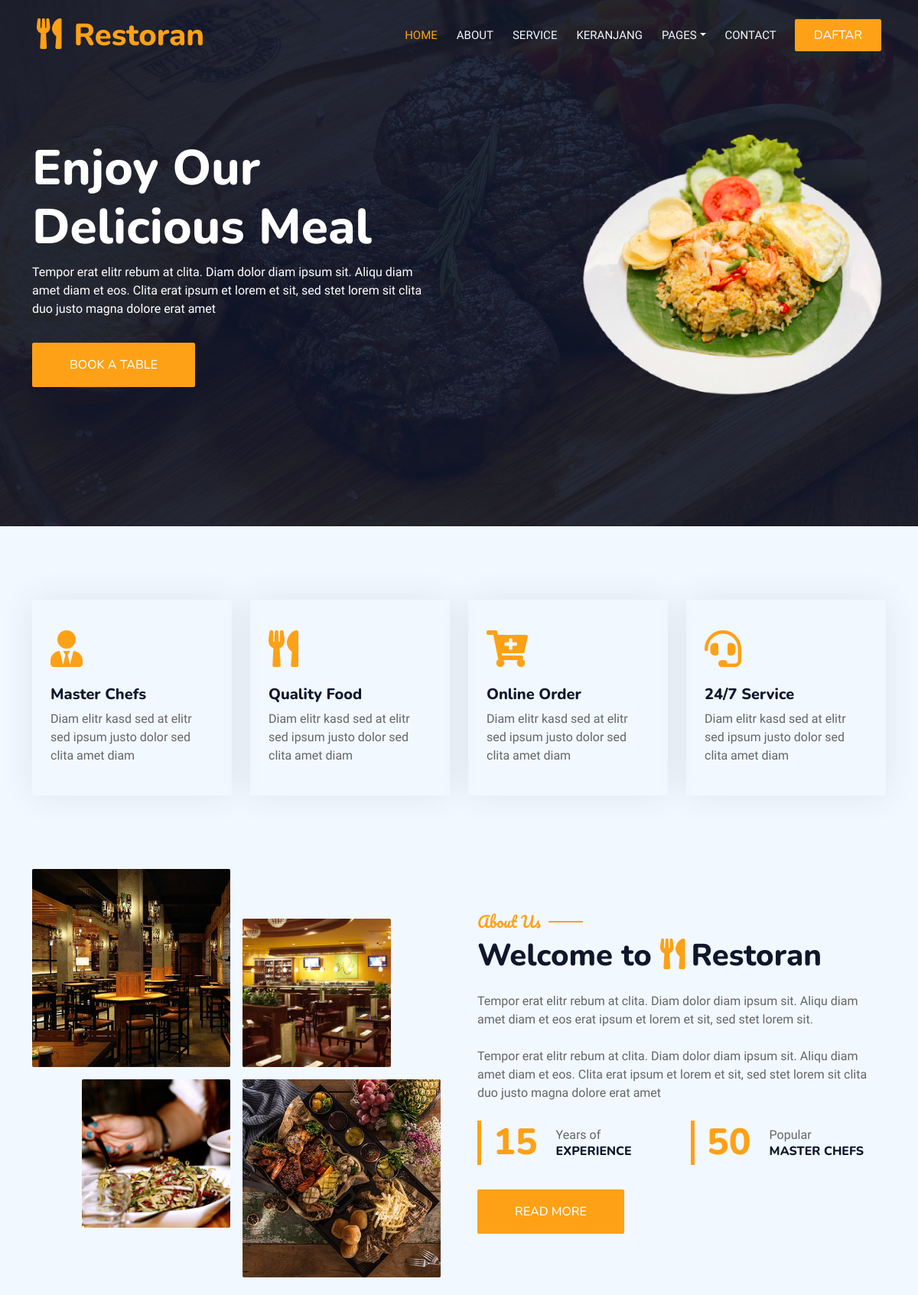
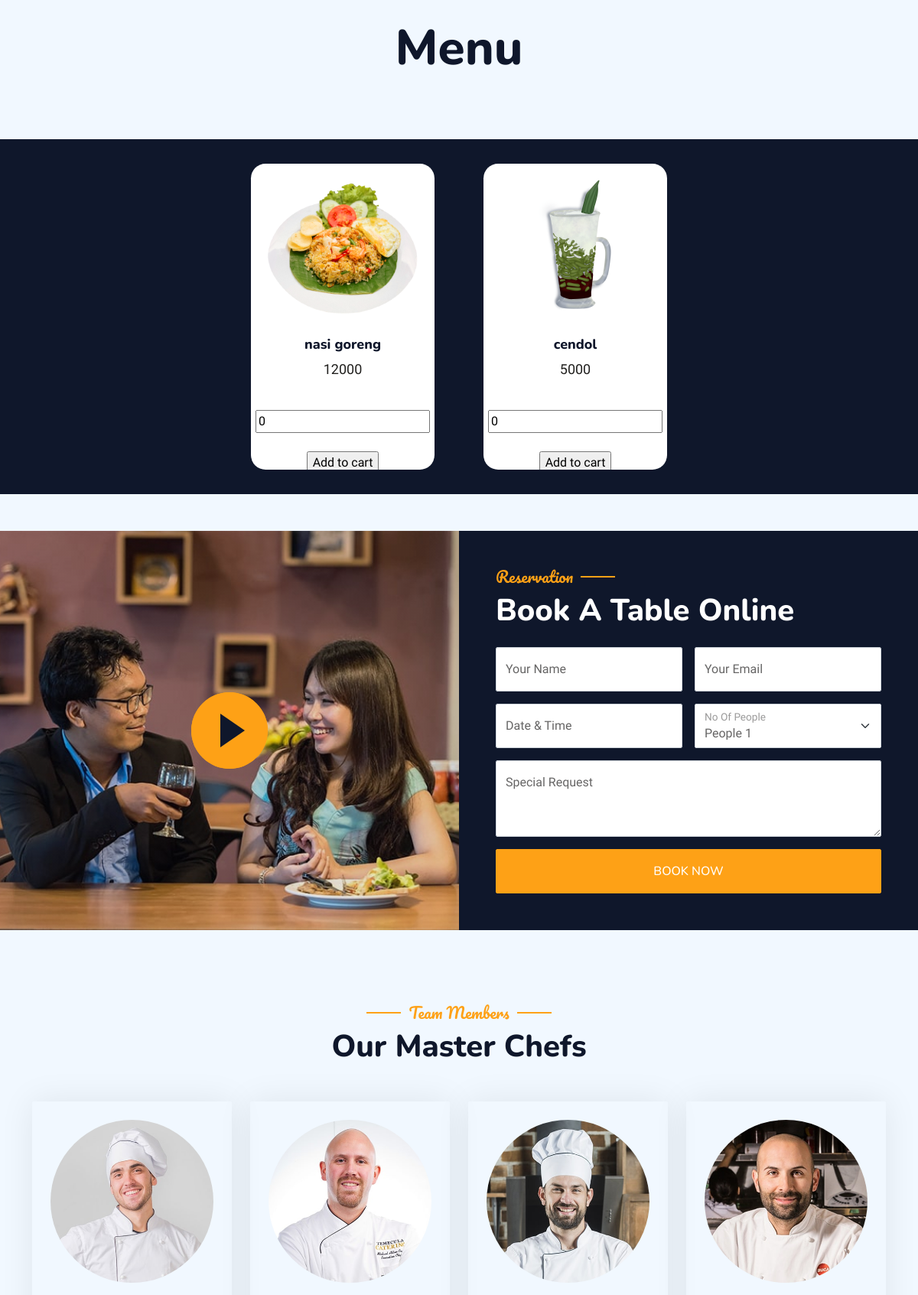
The page / (upper part) on the database its author committed (2 pictures, top to bottom).
### tables this page shows
CREATE TABLE `produk` (
  `id_produk` int(11) NOT NULL,
  `nama` varchar(30) NOT NULL,
  `stok` varchar(30) NOT NULL,
  `harga` varchar(30) NOT NULL,
  `image` text NOT NULL
);

### index.php (the view, shortened to what this page needs)
<!DOCTYPE html>
<html lang="en">
<head>
    <link href="https://cdnjs.cloudflare.com/ajax/libs/font-awesome/5.10.0/css/all.min.css" rel="stylesheet">
    <link href="https://cdn.jsdelivr.net/npm/bootstrap-icons@1.4.1/font/bootstrap-icons.css" rel="stylesheet">
    <link href="lib/animate/animate.min.css" rel="stylesheet">
    <link href="lib/owlcarousel/assets/owl.carousel.min.css" rel="stylesheet">
    <link href="lib/tempusdominus/css/tempusdominus-bootstrap-4.min.css" rel="stylesheet" />
    <link href="css/bootstrap.min.css" rel="stylesheet">
    <link href="css/style.css" rel="stylesheet">
</head>
<body>
        <div class="container-xxl position-relative p-0">
            <nav class="navbar navbar-expand-lg navbar-dark bg-dark px-4 px-lg-5 py-3 py-lg-0">
                <a href="" class="navbar-brand p-0">
                    <h1 class="text-primary m-0"><i class="fa fa-utensils me-3"></i>Restoran</h1>
                </a>
                <div class="collapse navbar-collapse" id="navbarCollapse">
                    <div class="navbar-nav ms-auto py-0 pe-4">
                        <a href="index.html" class="nav-item nav-link active">Home</a>
                        <a href="#about" class="nav-item nav-link">About</a>
                        <a href="service.html" class="nav-item nav-link">Service</a>
                        <a href="loginuser.php" class="nav-item nav-link">Keranjang</a>
                        <div class="nav-item dropdown">
                            <a href="#" class="nav-link dropdown-toggle" data-bs-toggle="dropdown">Pages</a>
                        </div>
                        <a href="#contact" class="nav-item nav-link">Contact</a>
                    </div>
                    <a href="daftaruser.php" class="btn btn-primary py-2 px-4">Daftar</a>
                </div>
            </nav>
            <div class="container-xxl py-5 bg-dark hero-header mb-5">
                <div class="container my-5 py-5">
                    <div class="row align-items-center g-5">
                        <div class="col-lg-6 text-center text-lg-start">
                            <h1 class="display-3 text-white animated slideInLeft">Enjoy Our<br>Delicious Meal</h1>
                            <p class="text-white animated slideInLeft mb-4 pb-2">Tempor erat elitr rebum at clita. Diam dolor diam ipsum sit. Aliqu diam amet diam et eos. Clita erat ipsum et lorem et sit, sed stet lorem sit clita duo justo magna dolore erat amet</p>
                            <a href="" class="btn btn-primary py-sm-3 px-sm-5 me-3 animated slideInLeft">Book A Table</a>
                        </div>
                        <div class="col-lg-6 text-center text-lg-end overflow-hidden">
                            <img class="img-fluid" src="bahanimg/nasigoreng.png" alt="">
                        </div>
                    </div>
                </div>
            </div>
        </div>
        <div class="container-xxl py-5">
            <div class="container">
                <div class="row g-4">
                    <div class="col-lg-3 col-sm-6 wow fadeInUp" data-wow-delay="0.1s">
                        <div class="service-item rounded pt-3">
                            <div class="p-4">
                                <i class="fa fa-3x fa-user-tie text-primary mb-4"></i>
                                <h5>Master Chefs</h5>
                                <p>Diam elitr kasd sed at elitr sed ipsum justo dolor sed clita amet diam</p>
                            </div>
                        </div>
                    </div>
                    <div class="col-lg-3 col-sm-6 wow fadeInUp" data-wow-delay="0.3s">
                        <div class="service-item rounded pt-3">
                            <div class="p-4">
                                <i class="fa fa-3x fa-utensils text-primary mb-4"></i>
                                <h5>Quality Food</h5>
                                <p>Diam elitr kasd sed at elitr sed ipsum justo dolor sed clita amet diam</p>
                            </div>
                        </div>
                    </div>
                    <div class="col-lg-3 col-sm-6 wow fadeInUp" data-wow-delay="0.5s">
                        <div class="service-item rounded pt-3">
                            <div class="p-4">
                                <i class="fa fa-3x fa-cart-plus text-primary mb-4"></i>
                                <h5>Online Order</h5>
                                <p>Diam elitr kasd sed at elitr sed ipsum justo dolor sed clita amet diam</p>
                            </div>
                        </div>
                    </div>
                    <div class="col-lg-3 col-sm-6 wow fadeInUp" data-wow-delay="0.7s">
                        <div class="service-item rounded pt-3">
                            <div class="p-4">
                                <i class="fa fa-3x fa-headset text-primary mb-4"></i>
                                <h5>24/7 Service</h5>
                                <p>Diam elitr kasd sed at elitr sed ipsum justo dolor sed clita amet diam</p>
                            </div>
                        </div>
                    </div>
                </div>
            </div>
        </div>
        <div class="container-xxl py-5" id="about">
            <div class="container">
                <div class="row g-5 align-items-center">
                    <div class="col-lg-6">
                        <div class="row g-3">
                            <div class="col-6 text-start">
                                <img class="img-fluid rounded w-100 wow zoomIn" data-wow-delay="0.1s" src="img/about-1.jpg">
                            </div>
                            <div class="col-6 text-start">
                                <img class="img-fluid rounded w-75 wow zoomIn" data-wow-delay="0.3s" src="img/about-2.jpg" style="margin-top: 25%;">
                            </div>
                            <div class="col-6 text-end">
                                <img class="img-fluid rounded w-75 wow zoomIn" data-wow-delay="0.5s" src="img/about-3.jpg">
                            </div>
                            <div class="col-6 text-end">
                                <img class="img-fluid rounded w-100 wow zoomIn" data-wow-delay="0.7s" src="img/about-4.jpg">
                            </div>
                        </div>
                    </div>
                    <div class="col-lg-6">
                        <h5 class="section-title ff-secondary text-start text-primary fw-normal">About Us</h5>
                        <h1 class="mb-4">Welcome to <i class="fa fa-utensils text-primary me-2"></i>Restoran</h1>
                        <p class="mb-4">Tempor erat elitr rebum at clita. Diam dolor diam ipsum sit. Aliqu diam amet diam et eos erat ipsum et lorem et sit, sed stet lorem sit.</p>
                        <p class="mb-4">Tempor erat elitr rebum at clita. Diam dolor diam ipsum sit. Aliqu diam amet diam et eos. Clita erat ipsum et lorem et sit, sed stet lorem sit clita duo justo magna dolore erat amet</p>
                        <div class="row g-4 mb-4">
                            <div class="col-sm-6">
                                <div class="d-flex align-items-center border-start border-5 border-primary px-3">
                                    <h1 class="flex-shrink-0 display-5 text-primary mb-0" data-toggle="counter-up">15</h1>
                                    <div class="ps-4">
                                        <p class="mb-0">Years of</p>
                                        <h6 class="text-uppercase mb-0">Experience</h6>
                                    </div>
                                </div>
                            </div>
                            <div class="col-sm-6">
                                <div class="d-flex align-items-center border-start border-5 border-primary px-3">
                                    <h1 class="flex-shrink-0 display-5 text-primary mb-0" data-toggle="counter-up">50</h1>
                                    <div class="ps-4">
                                        <p class="mb-0">Popular</p>
                                        <h6 class="text-uppercase mb-0">Master Chefs</h6>
                                    </div>
                                </div>
                            </div>
                        </div>
                        <a class="btn btn-primary py-3 px-5 mt-2" href="">Read More</a>
                    </div>
                </div>
            </div>
        </div>
        <div class="layanan-card" id="menu">
            <h2>Menu</h2>
        <section class="products">
        <div class="all-products">
        <?php
        include "koneksi.php";
        $query="SELECT  * FROM produk";
        $result = mysqli_query($koneksi,$query);
        while($data=mysqli_fetch_array($result)){?>
                <div class="product">
                    <img src="bahanimg/<?=$data['image']?>">
                    <div class="product-info">
                        <h4 class="product-title"><?=$data['nama']?>
                        </h4>
                        <p class="product-price"><?=$data['harga']?></p>
                    </div>
                    <form action="cart.php?id=<?=$data['id_produk']?>" method="post">
                <br><center><input type="number" name="quantity" value="0"></center><br>
                <input type="submit" class="read-more" name="add" value="Add to cart">
                </form>
                </div>
        <?php  }?>
        </div>
        </section>
        </div>
        <div class="container-xxl py-5 px-0 wow fadeInUp" data-wow-delay="0.1s">
            <div class="row g-0">
                <div class="col-md-6">
                    <div class="video">
                        <button type="button" class="btn-play" data-bs-toggle="modal" data-src="https://www.youtube.com/embed/DWRcNpR6Kdc" data-bs-target="#videoModal">
                            <span></span>
                        </button>
                    </div>
                </div>
                <div class="col-md-6 bg-dark d-flex align-items-center">
                    <div class="p-5 wow fadeInUp" data-wow-delay="0.2s">
                        <h5 class="section-title ff-secondary text-start text-primary fw-normal">Reservation</h5>
                        <h1 class="text-white mb-4">Book A Table Online</h1>
                        <form>
                            <div class="row g-3">
                                <div class="col-md-6">
                                    <div class="form-floating">
                                        <input type="text" class="form-control" id="name" placeholder="Your Name">
                                        <label for="name">Your Name</label>
                                    </div>
                                </div>
                                <div class="col-md-6">
                                    <div class="form-floating">
                                        <input type="email" class="form-control" id="email" placeholder="Your Email">
                                        <label for="email">Your Email</label>
                                    </div>
                                </div>
                                <div class="col-md-6">
                                    <div class="form-floating date" id="date3" data-target-input="nearest">
                                        <input type="text" class="form-control datetimepicker-input" id="datetime" placeholder="Date & Time" data-target="#date3" data-toggle="datetimepicker" />
                                        <label for="datetime">Date & Time</label>
                                    </div>
                                </div>
                                <div class="col-md-6">
                                    <div class="form-floating">
                                        <select class="form-select" id="select1">
                                          <option value="1">People 1</option>
                                        </select>
                                        <label for="select1">No Of People</label>
                                      </div>
                                </div>
                                <div class="col-12">
                                    <div class="form-floating">
                                        <textarea class="form-control" placeholder="Special Request" id="message" style="height: 100px"></textarea>
                                        <label for="message">Special Request</label>
                                    </div>
                                </div>
                                <div class="col-12">
                                    <button class="btn btn-primary w-100 py-3" type="submit">Book Now</button>
                                </div>
                            </div>
                        </form>
                    </div>
                </div>
            </div>
        </div>
        <div class="container-xxl pt-5 pb-3" id="team">
            <div class="container">
                <div class="text-center wow fadeInUp" data-wow-delay="0.1s">
                    <h5 class="section-title ff-secondary text-center text-primary fw-normal">Team Members</h5>
                    <h1 class="mb-5">Our Master Chefs</h1>
                </div>
                <div class="row g-4">
                    <div class="col-lg-3 col-md-6 wow fadeInUp" data-wow-delay="0.1s">
                        <div class="team-item text-center rounded overflow-hidden">
                            <div class="rounded-circle overflow-hidden m-4">
                                <img class="img-fluid" src="img/team-1.jpg" alt="">
                            </div>
                        </div>
                    </div>
                    <div class="col-lg-3 col-md-6 wow fadeInUp" data-wow-delay="0.3s">
                        <div class="team-item text-center rounded overflow-hidden">
                            <div class="rounded-circle overflow-hidden m-4">
                                <img class="img-fluid" src="img/team-2.jpg" alt="">
                            </div>
                        </div>
                    </div>
                    <div class="col-lg-3 col-md-6 wow fadeInUp" data-wow-delay="0.5s">
                        <div class="team-item text-center rounded overflow-hidden">
                            <div class="rounded-circle overflow-hidden m-4">
                                <img class="img-fluid" src="img/team-3.jpg" alt="">
                            </div>
                        </div>
                    </div>
                    <div class="col-lg-3 col-md-6 wow fadeInUp" data-wow-delay="0.7s">
                        <div class="team-item text-center rounded overflow-hidden">
                            <div class="rounded-circle overflow-hidden m-4">
                                <img class="img-fluid" src="img/team-4.jpg" alt="">
                            </div>
                        </div>
                    </div>
                </div>
            </div>
        </div>
</body>
</html>

### rows shown on the page
produk: image (picture), nama "nasi goreng", harga "12000"
produk: image (picture), nama "cendol", harga "5000"
